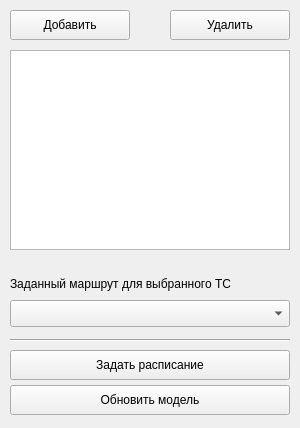
          <widget class="QWidget" name="trucksPage">
           <property name="geometry">
            <rect>
             <x>0</x>
             <y>0</y>
             <width>300</width>
             <height>428</height>
            </rect>
           </property>
           <attribute name="label">
            <string>Транспортные средства</string>
           </attribute>
           <widget class="QPushButton" name="pushButton_9">
            <property name="geometry">
             <rect>
              <x>10</x>
              <y>10</y>
              <width>120</width>
              <height>30</height>
             </rect>
            </property>
            <property name="text">
             <string>Добавить</string>
            </property>
            <property name="icon">
             <iconset resource="trucks.qrc">
              <normaloff>:/icons_actions/images/tango_icons/22x22/actions/list-add.png</normaloff>:/icons_actions/images/tango_icons/22x22/actions/list-add.png</iconset>
            </property>
           </widget>
           <widget class="QPushButton" name="pushButton_10">
            <property name="geometry">
             <rect>
              <x>170</x>
              <y>10</y>
              <width>120</width>
              <height>30</height>
             </rect>
            </property>
            <property name="text">
             <string>Удалить</string>
            </property>
            <property name="icon">
             <iconset resource="trucks.qrc">
              <normaloff>:/icons_actions/images/tango_icons/22x22/actions/list-remove.png</normaloff>:/icons_actions/images/tango_icons/22x22/actions/list-remove.png</iconset>
            </property>
           </widget>
           <widget class="QListWidget" name="listWidget_2">
            <property name="geometry">
             <rect>
              <x>10</x>
              <y>50</y>
              <width>280</width>
              <height>200</height>
             </rect>
            </property>
           </widget>
           <widget class="Line" name="line_4">
            <property name="geometry">
             <rect>
              <x>10</x>
              <y>330</y>
              <width>280</width>
              <height>20</height>
             </rect>
            </property>
            <property name="orientation">
             <enum>Qt::Horizontal</enum>
            </property>
           </widget>
           <widget class="QPushButton" name="pushButton_11">
            <property name="geometry">
             <rect>
              <x>10</x>
              <y>350</y>
              <width>280</width>
              <height>30</height>
             </rect>
            </property>
            <property name="text">
             <string>Задать расписание</string>
            </property>
            <property name="icon">
             <iconset resource="trucks.qrc">
              <normaloff>:/icons_actions/images/tango_icons/22x22/actions/go-next.png</normaloff>:/icons_actions/images/tango_icons/22x22/actions/go-next.png</iconset>
            </property>
           </widget>
           <widget class="QComboBox" name="comboBox">
            <property name="geometry">
             <rect>
              <x>10</x>
              <y>300</y>
              <width>280</width>
              <height>27</height>
             </rect>
            </property>
           </widget>
           <widget class="QLabel" name="label_9">
            <property name="geometry">
             <rect>
              <x>10</x>
              <y>275</y>
              <width>280</width>
              <height>17</height>
             </rect>
            </property>
            <property name="text">
             <string>Заданный маршрут для выбранного ТС</string>
            </property>
           </widget>
           <widget class="QPushButton" name="pushButton_14">
            <property name="geometry">
             <rect>
              <x>10</x>
              <y>385</y>
              <width>280</width>
              <height>30</height>
             </rect>
            </property>
            <property name="text">
             <string>Обновить модель</string>
            </property>
            <property name="icon">
             <iconset resource="trucks.qrc">
              <normaloff>:/icons_actions/images/tango_icons/22x22/actions/view-refresh.png</normaloff>:/icons_actions/images/tango_icons/22x22/actions/view-refresh.png</iconset>
            </property>
           </widget>
          </widget>
